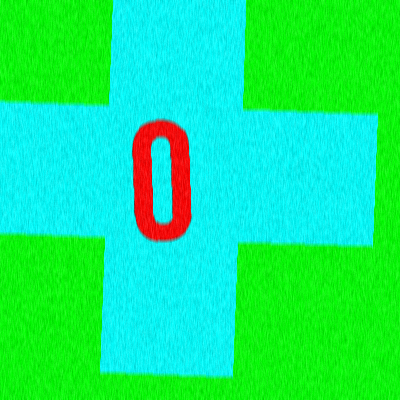
#> input picture catkin_ws/src/laki2_computer_vision/char_num_cnn/data/training_data/0.0.png, 400 x 400 px; its folder holds 4 pictures in this run
$ python -i create_training_data.py   (imports and definitions only)
#> lines starting #> are read from the running program, lines starting #| are printed output that depends on the picture
# Peter Dorsaneo

import cv2, os, numpy as np
from tqdm import tqdm
from random import shuffle

# Constants.
TRAIN_DIR = 'data/training_data/'
IMG_SIZE = 50
TRAIN_DATA_NPY = 'training_data.npy'
CATEGORIES = ['A', 'B', 'C']

def gray_scale_image(image):
	return cv.cvtColor(image, cv.COLOR_BGR2GRAY)

# For labeling the images 0 thru 9 and A thru Z using a one_hot array. Spicy!
def label_img(img):
	# You will see use of the following python function calls:
	# chr() - takes type int, converts to character value.
	# ord() - takes type char (or string of length 1), converts to int value.

	char_label = img.split('.', 1)[0]

	one_hot = []

	# Build one_hot array with all 0's.
	for i in range(0, len(CATEGORIES)):
		one_hot.append(0)

	one_hot[CATEGORIES.index(char_label)] = 1

	return one_hot

'''
NOTE: File structure should be structed as the follow example outline for this
		method to work:

- TRAIN_DIR 	<- folder directory holding all the training data
------- 0.0.png <- an image with a zero in it.
...
------- 9.0.png <- an image with a nine in it.
...
------- A.0.png <- an image with an A in it.
...
------- Z.0.png <- an image with a Z in it.
'''
def create_training_data():
	training_data = []
	print("[INFO] Building training data.")

	for i in tqdm(os.listdir(TRAIN_DIR)):
		try:
			img_path = os.path.join(TRAIN_DIR, i)
			img = cv2.imread(img_path, cv2.IMREAD_GRAYSCALE)
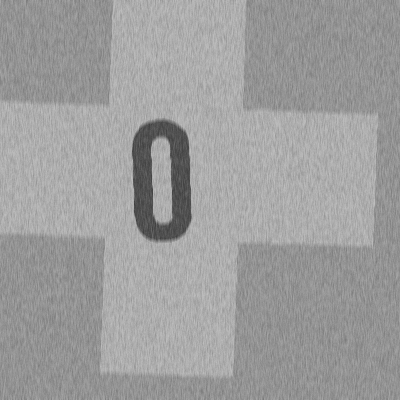
#> img: shape (400, 400); min 62, max 191, mean 157.5
			img = gray_scale_image(img)
			new_img = cv2.resize(img, (IMG_SIZE, IMG_SIZE))
			label = i.split('.', 1)[0]
			training_data.append([new_img, CATEGORIES.index(label)])
		except Exception as e:
			pass
#> pass 2 of the loop in create_training_data, `for i in tqdm(os.listdir(TRAIN_DIR)):`:
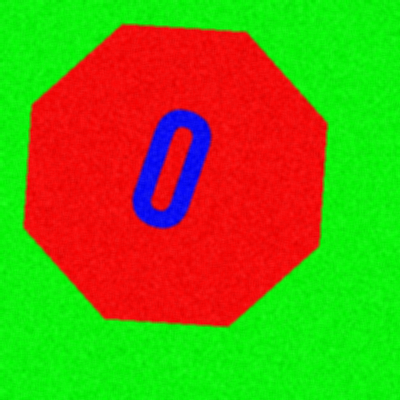
#> input picture catkin_ws/src/laki2_computer_vision/char_num_cnn/data/training_data/0.1.png, 400 x 400 px
#> in create_training_data, `img = cv2.imread(img_path, cv2.IMREAD_GRAYSCALE)`:
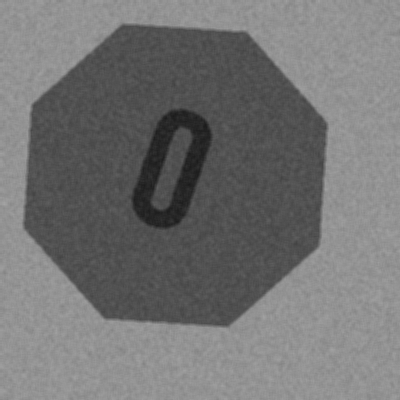
#> img: shape (400, 400); min 27, max 164, mean 115.4
#> pass 3 of the loop in create_training_data, `for i in tqdm(os.listdir(TRAIN_DIR)):`:
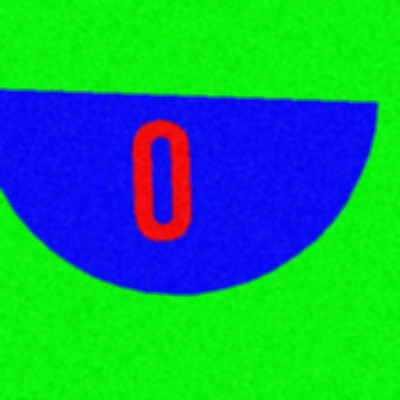
#> input picture catkin_ws/src/laki2_computer_vision/char_num_cnn/data/training_data/0.2.png, 400 x 400 px
#> in create_training_data, `img = cv2.imread(img_path, cv2.IMREAD_GRAYSCALE)`:
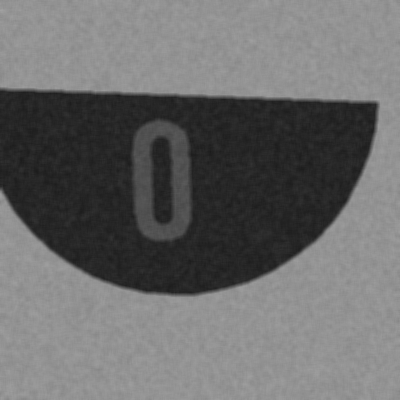
#> img: shape (400, 400); min 27, max 161, mean 106.5
#> the loop made 4 passes; the first 3 are shown


	# Randomize the list of training data rather than have it all in order.
	shuffle(training_data)

	# Save and store trained data as numpy array for later accessing.
	np.save(TRAIN_DATA_NPY, training_data)

	return training_data

>>> result = create_training_data()
